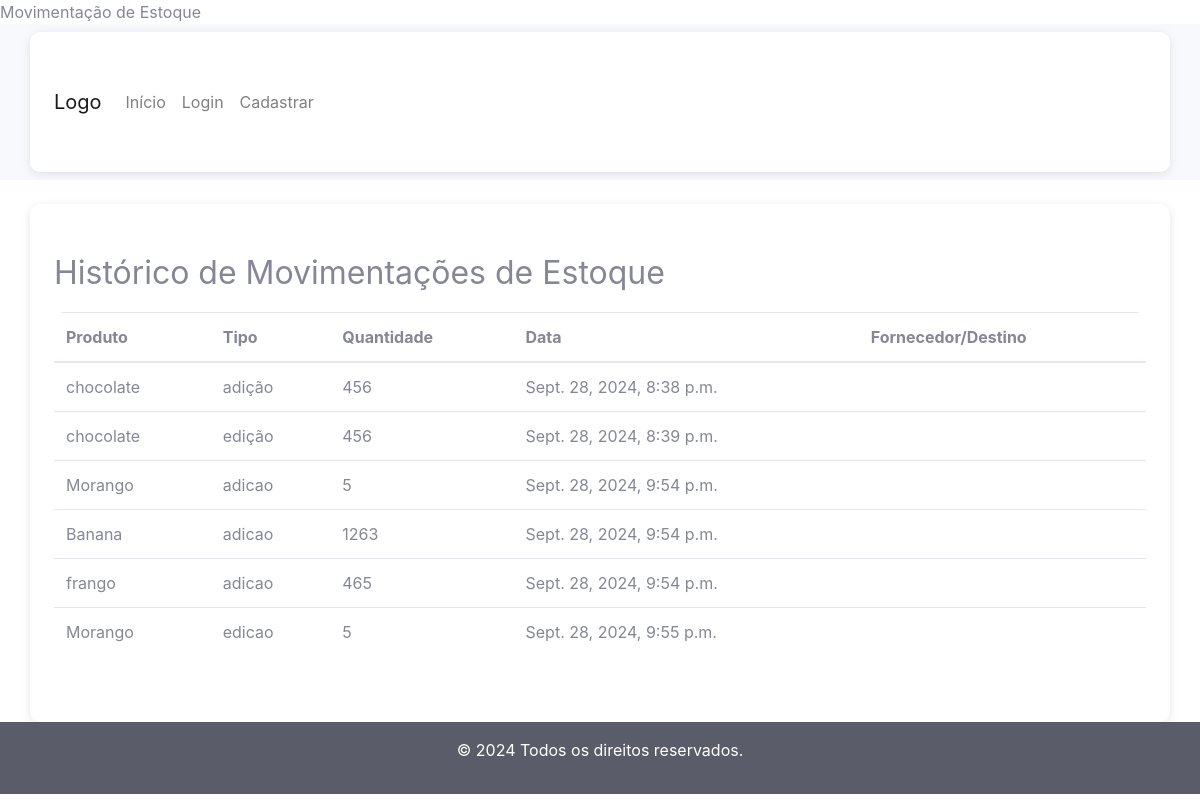
Before: /lista-movimentos/ with the older database file.
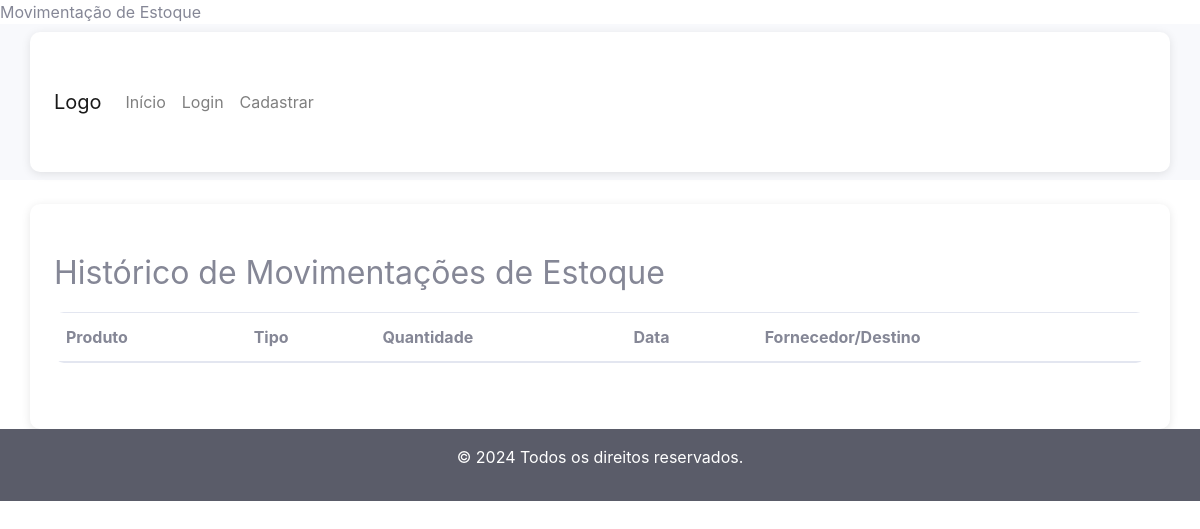
After: the same page with the newer database file.
### core/models.py (models this page shows, shortened)
class MovimentoEstoque(models.Model):
    produto = models.ForeignKey(Produto, on_delete=models.CASCADE)
    tipo = models.CharField(max_length=10, choices=[('adicao', 'Adição'), ('edicao', 'Edição'), ('exclusao', 'Exclusão')])
    quantidade = models.IntegerField()
    data_movimento = models.DateTimeField(auto_now_add=True)
    usuario = models.ForeignKey(User, on_delete=models.SET_NULL, null=True, blank=True)  # Permitir nulos

class Produto(models.Model):
    nome = models.CharField(max_length=100)
    categoria = models.ForeignKey('Categoria', on_delete=models.CASCADE)
    quantidade = models.IntegerField()
    data_validade = models.DateField()
    is_deleted = models.BooleanField(default=False)  # Campo para marcar produtos excluídos

### core/views.py (the view)
# urls.py: path('lista-movimentos/', lista_movimentos, name='lista_movimentos'),
def lista_movimentos(request):
    movimentos = MovimentoEstoque.objects.all()
    print(f"Total de movimentos: {movimentos.count()}")  # Para debug
    return render(request, 'lista_movimentos.html', {'movimentos': movimentos})

### core/templates/lista_movimentos.html (shortened to what this page needs)
{% extends 'modelo.html' %}
{% block conteudo %}
<div class="container mt-4">
    <h2>Histórico de Movimentações de Estoque</h2>
    <table class="table">
        <thead>
            <tr>
                <th>Produto</th>
                <th>Tipo</th>
                <th>Quantidade</th>
                <th>Data</th>
                <th>Fornecedor/Destino</th>
            </tr>
        </thead>
        <tbody>
            {% for movimento in movimentos %}
            <tr>
                <td>{{ movimento.produto.nome }}</td>
                <td>{{ movimento.tipo }}</td>
                <td>{{ movimento.quantidade }}</td>
                <td>{{ movimento.data_movimento }}</td>
                <td>{{ movimento.fornecedor }}{{ movimento.destino }}</td>
            </tr>
            {% endfor %}
        </tbody>
    </table>
</div>
{% endblock %}

### core/templates/modelo.html (shortened to what this page needs)
{% load static %}
<!DOCTYPE html>
<html lang="pt-br">
<head>
    <link rel="stylesheet" href="{% static 'css/bootstrap.min.css' %}">
    <link rel="stylesheet" href="{% static 'css/style.css' %}">
    <link rel="stylesheet" href="{% static 'css/sb-admin-2.min.css' %}">
</head>
<body>
    {% block menu %}
    <nav class="navbar navbar-expand-lg navbar-light bg-light">
        <div class="container">
            <a class="navbar-brand" href="{% url 'home' %}">Logo</a>
            <div class="collapse navbar-collapse" id="navbarNav">
                <ul class="navbar-nav me-auto">
                    <li class="nav-item">
                        <a class="nav-link" href="{% url 'home' %}">Início</a>
                    </li>
                    {% if user.is_authenticated %}
                        <li class="nav-item">
                            <a class="nav-link" href="{% url 'lista_produtos' %}">Lista de Produtos</a>
                        </li>
                        <li class="nav-item">
                            <a class="nav-link" href="{% url 'relatorio_entrada_saida' %}">Relatório de Entrada e Saída</a>
                        </li>
                        <li class="nav-item">
                            <a class="nav-link" href="{% url 'logout' %}">Logout</a>
                        </li>
                    {% else %}
                        <li class="nav-item">
                            <a class="nav-link" href="{% url 'login' %}">Login</a>
                        </li>
                        <li class="nav-item">
                            <a class="nav-link" href="{% url 'register' %}">Cadastrar</a>
                        </li>
                    {% endif %}
                </ul>
            </div>
        </div>
    </nav>
    {% endblock %}
    {% block conteudo %}{% endblock %}
    {% block rodape %}
    <footer class="bg-dark text-white text-center py-3">
        <p>&copy; 2024 Todos os direitos reservados.</p>
    </footer>
    {% endblock %}
</body>
</html>

### static/css/style.css (style rules this page uses)
:root { --dark-green: #042a2bff; --cambridge-blue: #839788ff; --thistle: #dec5e3ff; --azul: #296eb4ff; --tea-green: #f4f9f4; }
body { background-color: var(--tea-green); font-family: 'Arial', sans-serif; color: var(--dark-green); line-height: 1.6; margin: 0; padding: 0; }
.container { max-width: 800px; margin: 0 auto; padding: 50px 20px; background-color: white; border-radius: 10px; box-shadow: 0 2px 10px rgba(0, 0, 0, 0.1); }
.table { margin-top: 20px; border-radius: 10px; overflow: hidden; }
.table td, .table th { vertical-align: middle; }
.text-center { text-align: center; }

Changed rows visible on the page:
removed MovimentoEstoque: produto.nome "chocolate", tipo "adição", quantidade "456", data_movimento "Sept. 28, 2024, 8:38 p.m."
removed MovimentoEstoque: produto.nome "chocolate", tipo "edição", quantidade "456", data_movimento "Sept. 28, 2024, 8:39 p.m."
removed MovimentoEstoque: produto.nome "Morango", tipo "adicao", quantidade "5", data_movimento "Sept. 28, 2024, 9:54 p.m."
removed MovimentoEstoque: produto.nome "Banana", tipo "adicao", quantidade "1263", data_movimento "Sept. 28, 2024, 9:54 p.m."
removed MovimentoEstoque: produto.nome "frango", tipo "adicao", quantidade "465", data_movimento "Sept. 28, 2024, 9:54 p.m."
removed MovimentoEstoque: produto.nome "Morango", tipo "edicao", quantidade "5", data_movimento "Sept. 28, 2024, 9:55 p.m."
